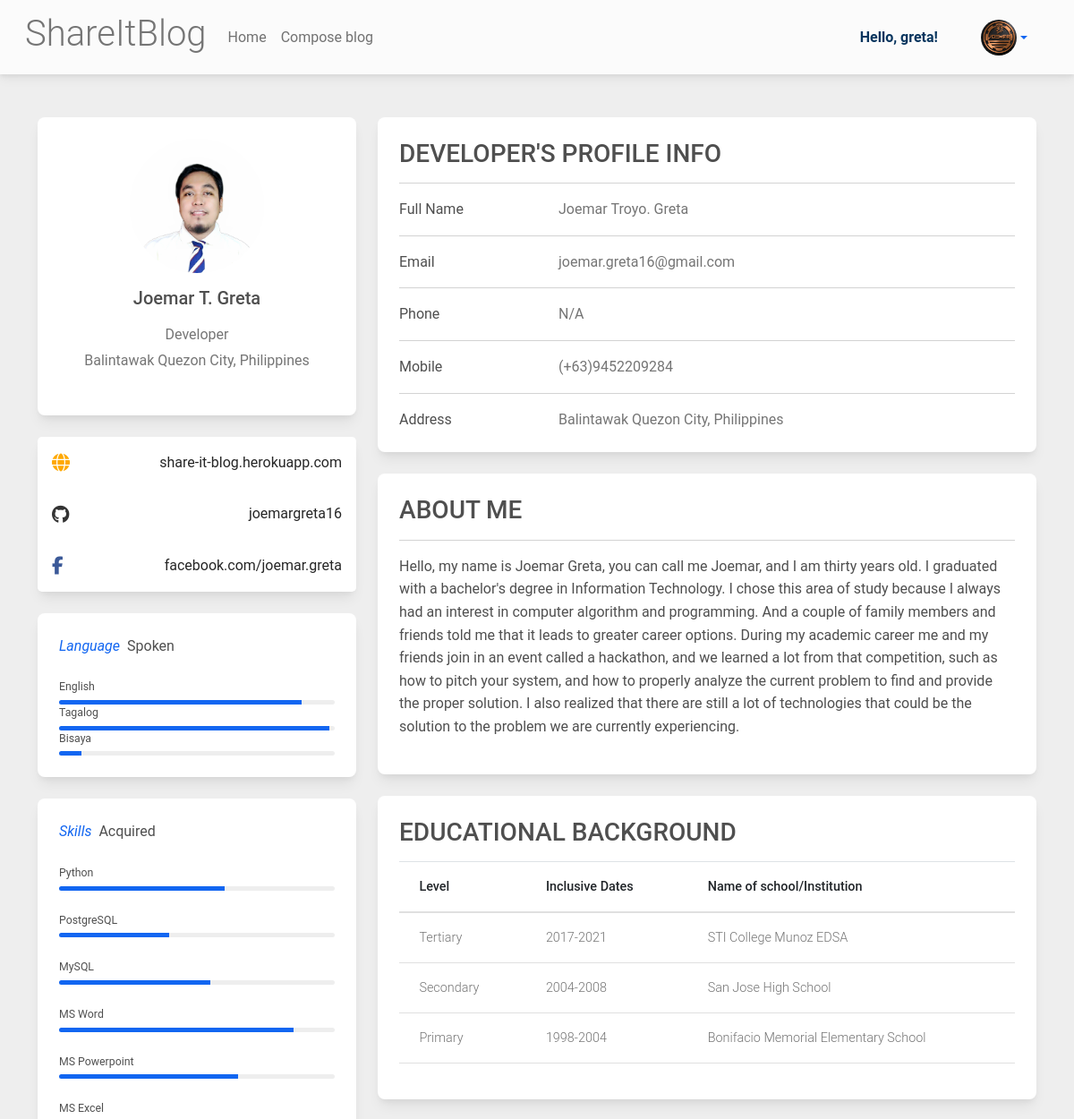
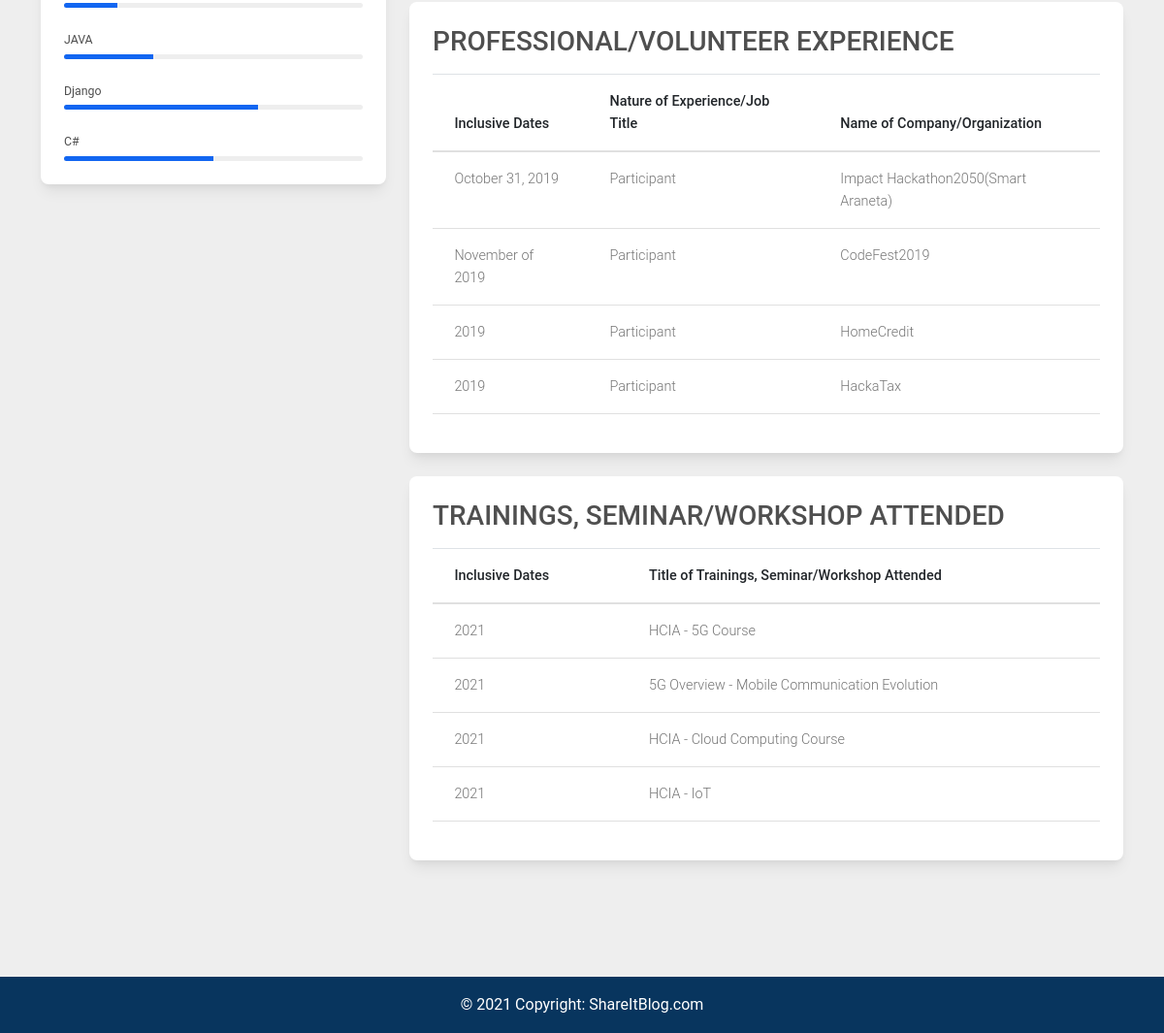
Screenshot of /developer_profile/ (signed in) with the database file from the repository (2 pictures, top to bottom).
### pages/models.py (models this page shows, shortened)
class Profile(models.Model):
    first_name = models.CharField(max_length=200, blank=True)
    middle_name = models.CharField(max_length=200, blank=True)
    last_name = models.CharField(max_length=200, blank=True)
    user = models.OneToOneField(
        User, max_length=200, on_delete=models.CASCADE, unique=True)
    bio = models.TextField(max_length=500, blank=True)
    avatar = models.ImageField(
        default='default/avatar.png', upload_to='avatars/')
    created_at = models.DateTimeField(auto_now_add=True)
    updated_at = models.DateTimeField(auto_now=True)

class DevProfile(models.Model):
    first_name = models.CharField(max_length=200, blank=True)
    middle_name = models.CharField(max_length=200, blank=True)
    last_name = models.CharField(max_length=200, blank=True)
    job_title = models.CharField(max_length=30, blank=True)
    address = models.CharField(max_length=200, blank=True)
    email = models.EmailField(max_length=30, blank=True)
    phone = models.CharField(max_length=20, default="N/A", blank=True)
    mobile = models.CharField(max_length=20, default="N/A", blank=True)
    bio = models.TextField(max_length=1000, blank=True)
    dev_avatar = models.ImageField(
        default='default/avatar.png', upload_to='dev_profiles/')
    created_at = models.DateTimeField(auto_now_add=True)
    updated_at = models.DateTimeField(auto_now=True)
    class Meta:
        verbose_name = 'Developer profile'
        verbose_name_plural = 'Developer Profiles'

class DevLanguages(models.Model):
    language = models.CharField(max_length=50, blank=True)
    language_percentage = models.CharField(max_length=50, blank=True)
    created_at = models.DateTimeField(auto_now_add=True)
    updated_at = models.DateTimeField(auto_now=True)
    class Meta:
        ordering = ['-created_at']
        verbose_name = 'Language'
        verbose_name_plural = 'Languages'

class DevSkills(models.Model):
    skill = models.CharField(max_length=50, blank=True)
    skill_percentage = models.CharField(max_length=50, blank=True)
    created_at = models.DateTimeField(auto_now_add=True)
    updated_at = models.DateTimeField(auto_now=True)
    class Meta:
        ordering = ['-created_at']
        verbose_name = 'Skill'
        verbose_name_plural = 'Skills'

class DevEduBackground(models.Model):
    level = models.CharField(max_length=100, blank=True)
    inclusive_date = models.CharField(max_length=50, blank=True)
    school_or_institution = models.CharField(max_length=300, blank=True)
    created_at = models.DateTimeField(auto_now_add=True)
    updated_at = models.DateTimeField(auto_now=True)
    class Meta:
        ordering = ['-created_at']
        verbose_name = 'Educational Background'
        verbose_name_plural = 'Educational Backgrounds'

class DevProfessionalVolunteerEXP(models.Model):
    inclusive_date = models.CharField(max_length=50, blank=True)
    exp_or_job_title = models.CharField(max_length=100, blank=True)
    company_or_organization = models.CharField(max_length=200, blank=True)
    created_at = models.DateTimeField(auto_now_add=True)
    updated_at = models.DateTimeField(auto_now=True)
    class Meta:
        ordering = ['-created_at']
        verbose_name = 'Professional/Volunteer Experience'
        verbose_name_plural = 'Professional/Volunteer Experiences'

class DevTrainingsSeminarsWorkshopAttended(models.Model):
    inclusive_date = models.CharField(max_length=50, blank=True)
    training_seminar_workshop_attended = models.CharField(
        max_length=300, blank=True)
    created_at = models.DateTimeField(auto_now_add=True)
    updated_at = models.DateTimeField(auto_now=True)
    class Meta:
        ordering = ['-created_at']
        verbose_name = 'Trainings, Seminars/Workshop Attended'
        verbose_name_plural = 'Trainings, Seminars/Workshop Attended'

### pages/views.py (the view)
# urls.py: path('developer_profile/', DevProfileView.as_view(), name='developer_profile'),
class DevProfileView(TemplateView):
    template_name = 'pages/portfolio.html'
    def get_context_data(self, **kwargs):
        context = super().get_context_data(**kwargs)
        context['dev_profile'] = DevProfile.objects.first()
        context['dev_edu_background'] = DevEduBackground.objects.all()
        context['dev_language'] = DevLanguages.objects.all()
        context['dev_pro'] = DevProfessionalVolunteerEXP.objects.all()
        context['dev_skillset'] = DevSkills.objects.all()
        context['dev_attended'] = DevTrainingsSeminarsWorkshopAttended.objects.all()
        return context

### templates/pages/portfolio.html (shortened to what this page needs)
{% extends 'pages/base.html' %}
{% load static %}
{% block content %}
<section style="background-color: #eee;">
    <div class="container py-5">
        <div class="row">
            <div class="col-lg-4">
                <div class="card mb-4">
                    <div class="card-body text-center">
                        <img src="{{ dev_profile.dev_avatar.url }}" alt="dev_avatar" class="rounded-circle img-fluid"
                            style="width: 150px;">
                        <h5 class="my-3">{{ dev_profile.first_name }}&nbsp;{{ dev_profile.middle_name|slice:'1' }}.&nbsp{{ dev_profile.last_name }}</h5>
                        <p class="text-muted mb-1">{{ dev_profile.job_title }}</p>
                        <p class="text-muted mb-4">{{ dev_profile.address }}</p>
                    </div>
                </div>
                <div class="card mb-4 mb-lg-0">
                    <div class="card-body p-0">
                        <ul class="list-group list-group-flush rounded-3">
                            <li class="list-group-item d-flex justify-content-between align-items-center p-3">
                                <i class="fas fa-globe fa-lg text-warning"></i>
                                <p class="mb-0">share-it-blog.herokuapp.com</p>
                            </li>
                            <li class="list-group-item d-flex justify-content-between align-items-center p-3">
                                <i class="fab fa-github fa-lg" style="color: #333333;"></i>
                                <p class="mb-0">joemargreta16</p>
                            </li>
                            <li class="list-group-item d-flex justify-content-between align-items-center p-3">
                                <i class="fab fa-facebook-f fa-lg" style="color: #3b5998;"></i>
                                <p class="mb-0">facebook.com/joemar.greta</p>
                            </li>
                        </ul>
                    </div>
                </div>
                <div class="card mt-4 mb-lg-0">
                    <div class="card-body">
                        <p class="mb-4"><span class="text-primary font-italic me-1">Language</span>&nbsp;Spoken</p>
                        {% for dev_lang in dev_language %}
                        <p class="mb-1" style="font-size: .77rem;">{{ dev_lang.language }}</p>
                        <div class="progress rounded" style="height: 5px;">
                            <div class="progress-bar" role="progressbar" style="width: {{ dev_lang.language_percentage }}%" aria-valuenow="{{ dev_lang.language_percentage }}"
                                aria-valuemin="0" aria-valuemax="100"></div>
                        </div>
                        {% endfor %}
                    </div>
                </div>
                <div class="card mt-4 mb-lg-0">
                    <div class="card-body">
                        <p class="mb-4"><span class="text-primary font-italic me-1">Skills</span>&nbsp;Acquired</p>
                        {% for dev_skills in dev_skillset %}
                        <p class="mt-4 mb-1" style="font-size: .77rem;">{{ dev_skills.skill }}</p>
                        <div class="progress rounded" style="height: 5px;">
                            <div class="progress-bar" role="progressbar" style="width: {{ dev_skills.skill_percentage }}%" aria-valuenow="{{ dev_skills.skill_percentage }}"
                                aria-valuemin="0" aria-valuemax="100"></div>
                        </div>
                        {% endfor %}
                    </div>
                </div>
            </div>
            <div class="col-lg-8">
                <div class="card mb-4">
                    <div class="card-body">
                        <h3 class="mb-3 text-uppercase">Developer's Profile Info</h3>
                        <hr>
                        <div class="row">
                            <div class="col-sm-3">
                                <p class="mb-0">Full Name</p>
                            </div>
                            <div class="col-sm-9">
                                <p class="text-muted mb-0">{{ dev_profile.first_name }}&nbsp;{{ dev_profile.middle_name }}.&nbsp{{ dev_profile.last_name }}</p>
                            </div>
                        </div>
                        <hr>
                        <div class="row">
                            <div class="col-sm-3">
                                <p class="mb-0">Email</p>
                            </div>
                            <div class="col-sm-9">
                                <p class="text-muted mb-0">{{ dev_profile.email }}</p>
                            </div>
                        </div>
                        <hr>
                        <div class="row">
                            <div class="col-sm-3">
                                <p class="mb-0">Phone</p>
                            </div>
                            <div class="col-sm-9">
                                <p class="text-muted mb-0">{{ dev_profile.phone }}</p>
                            </div>
                        </div>
                        <hr>
                        <div class="row">
                            <div class="col-sm-3">
                                <p class="mb-0">Mobile</p>
                            </div>
                            <div class="col-sm-9">
                                <p class="text-muted mb-0">{{ dev_profile.mobile }}</p>
                            </div>
                        </div>
                        <hr>
                        <div class="row">
                            <div class="col-sm-3">
                                <p class="mb-0">Address</p>
                            </div>
                            <div class="col-sm-9">
                                <p class="text-muted mb-0">{{ dev_profile.address }}</p>
                            </div>
                        </div>
                    </div>
                </div>
                <div class="card mb-4">
                    <div class="card-body">
                        <h3 class="mb-3 text-uppercase">About me</h3>
                        <hr>
                        <p class="mb3">{{ dev_profile.bio }}</p>
                    </div>
                </div>
                <div class="card mb-4">
                    <div class="card-body">
                        <h3 class="mb-3 text-uppercase">Educational Background</h3>
                        <table class="table table-hover">
                            <thead>
                                <tr>
                                    <th scope="col">Level</th>
                                    <th scope="col">Inclusive Dates</th>
                                    <th scope="col">Name of school/Institution</th>
                                </tr>
                            </thead>
                            <tbody>
                                {% for educ in dev_edu_background %}
                                <tr>
                                    <td class="text-muted">{{ educ.level }}</td>
                                    <td class="text-muted">{{ educ.inclusive_date }}</td>
                                    <td class="text-muted">{{ educ.school_or_institution }}</td>
                                </tr>
                                {% endfor %}
                            </tbody>
                        </table>
                    </div>
                </div>
                <div class="card mb-4">
                    <div class="card-body">
                        <h3 class="mb-3 text-uppercase">Professional/Volunteer Experience</h3>
                        <table class="table table-hover">
                            <thead>
                                <tr>
                                    <th scope="col">Inclusive Dates</th>
                                    <th scope="col">Nature of Experience/Job Title</th>
                                    <th scope="col">Name of Company/Organization</th>
                                </tr>
                            </thead>
                            <tbody>
                                {% for exp in dev_pro %}
                                <tr>
                                    <td class="text-muted">{{ exp.inclusive_date }}</td>
                                    <td class="text-muted">{{ exp.exp_or_job_title }}</td>
                                    <td class="text-muted">{{ exp.company_or_organization }}</td>
                                </tr>
                                {% endfor %}
                            </tbody>
                        </table>
                    </div>
                </div>
                <div class="card mb-4">
                    <div class="card-body">
                        <h3 class="mb-3 text-uppercase">Trainings, Seminar/Workshop Attended</h3>
                        <table class="table table-hover">
                            <thead>
                                <tr>
                                    <th scope="col">Inclusive Dates</th>
                                    <th scope="col">Title of Trainings, Seminar/Workshop Attended</th>
                                </tr>
                            </thead>
                            <tbody>
                                {% for attended in dev_attended %}
                                <tr>
                                    <td class="text-muted">{{ attended.inclusive_date }}</td>
                                    <td class="text-muted">{{ attended.training_seminar_workshop_attended }}</td>
                                </tr>
                                {% endfor %}
                            </tbody>
                        </table>
                    </div>
                </div>
            </div>
        </div>
    </div>
    {% include 'pages/footer.html' %}
</section>
{% endblock content %}

### templates/pages/navbar.html (shortened to what this page needs)
{% load static %}
<nav class="navbar navbar-expand-lg navbar-light bg-light">
    <div class="container-fluid">
        <div class="collapse navbar-collapse" id="navbarSupportedContent">
            {% url 'home' as home %}
            <a class="navbar-brand" href="#">
                <h3 class="display-6 text-muted">ShareItBlog</h3>
            </a>
            <ul class="navbar-nav me-auto mb-2 mb-lg-0">
                <li class="nav-item">
                    <a class="nav-link" href="{% url 'pages:home' %}">Home</a>
                </li>
                {% url 'post_blog_page' as post_blog_page %}
                <li class="nav-item">
                    <a class="nav-link" href="{% url 'post_blog_page' %}">Compose blog</a>
                </li>
            </ul>
        </div>
        {% if user.is_authenticated %}
        <div class="d-flex align-items-center">
            <p class="me-auto mb-2 mb-lg-0"><strong style="color: #08355E;">Hello, {{ user }}!</strong></p>
            <div class="dropdown ml-5 mr-4">
                <a class="dropdown-toggle d-flex align-items-center" href="#" id="navbarDropdownMenuAvatar"
                    role="button" data-mdb-toggle="dropdown" aria-expanded="false">
                    <img class="avatar rounded-circle" height="40" alt="This is image..." loading="lazy" src="{{ request.user.profile.avatar.url }}">
                </a>
                    {% url 'my_profile' as my_profile %}
            </div>
        </div>
        {% endif %}
    </div>
</nav>

### rows the page displays
DevProfile: dev_avatar (picture), first_name "Joemar", middle_name "T", last_name "Greta", job_title "Developer", address "Balintawak Quezon City, Philippines", middle_name "Troyo", email "joemar.greta16@gmail.com", phone "N/A", mobile "(+63)9452209284", bio "Hello, my name is Joemar Greta, you can call me Joemar, and I am thirty years old. I graduated with a bachelor's degree in Information Technology. I chose this area of study because I always had an interest in computer algorithm and programming. And a couple of family members and friends told me that it leads to greater career options. During my academic career me and my friends join in an event called a hackathon, and we learned a lot from that competition, such as how to pitch your system, and how to properly analyze the current problem to find and provide the proper solution. I also realized that there are still a lot of technologies that could be the solution to the problem we are…"
DevLanguages: language "English"
DevLanguages: language "Tagalog"
DevLanguages: language "Bisaya"
DevSkills: skill "Python"
DevSkills: skill "PostgreSQL"
DevSkills: skill "MySQL"
DevSkills: skill "MS Word"
DevSkills: skill "MS Powerpoint"
DevSkills: skill "MS Excel"
DevSkills: skill "JAVA"
DevSkills: skill "Django"
DevSkills: skill "C#"
DevEduBackground: level "Tertiary", inclusive_date "2017-2021", school_or_institution "STI College Munoz EDSA"
DevEduBackground: level "Secondary", inclusive_date "2004-2008", school_or_institution "San Jose High School"
DevEduBackground: level "Primary", inclusive_date "1998-2004", school_or_institution "Bonifacio Memorial Elementary School"
DevProfessionalVolunteerEXP: inclusive_date "October 31, 2019", exp_or_job_title "Participant", company_or_organization "Impact Hackathon2050(Smart Araneta)"
DevProfessionalVolunteerEXP: inclusive_date "November of 2019", exp_or_job_title "Participant", company_or_organization "CodeFest2019"
DevProfessionalVolunteerEXP: inclusive_date "2019", exp_or_job_title "Participant", company_or_organization "HomeCredit"
DevProfessionalVolunteerEXP: inclusive_date "2019", exp_or_job_title "Participant", company_or_organization "HackaTax"
DevTrainingsSeminarsWorkshopAttended: inclusive_date "2021", training_seminar_workshop_attended "HCIA - 5G Course"
DevTrainingsSeminarsWorkshopAttended: inclusive_date "2021", training_seminar_workshop_attended "5G Overview - Mobile Communication Evolution"
DevTrainingsSeminarsWorkshopAttended: inclusive_date "2021", training_seminar_workshop_attended "HCIA - Cloud Computing Course"
DevTrainingsSeminarsWorkshopAttended: inclusive_date "2021", training_seminar_workshop_attended "HCIA - IoT"

### other values shown
{{ user }} "greta"
